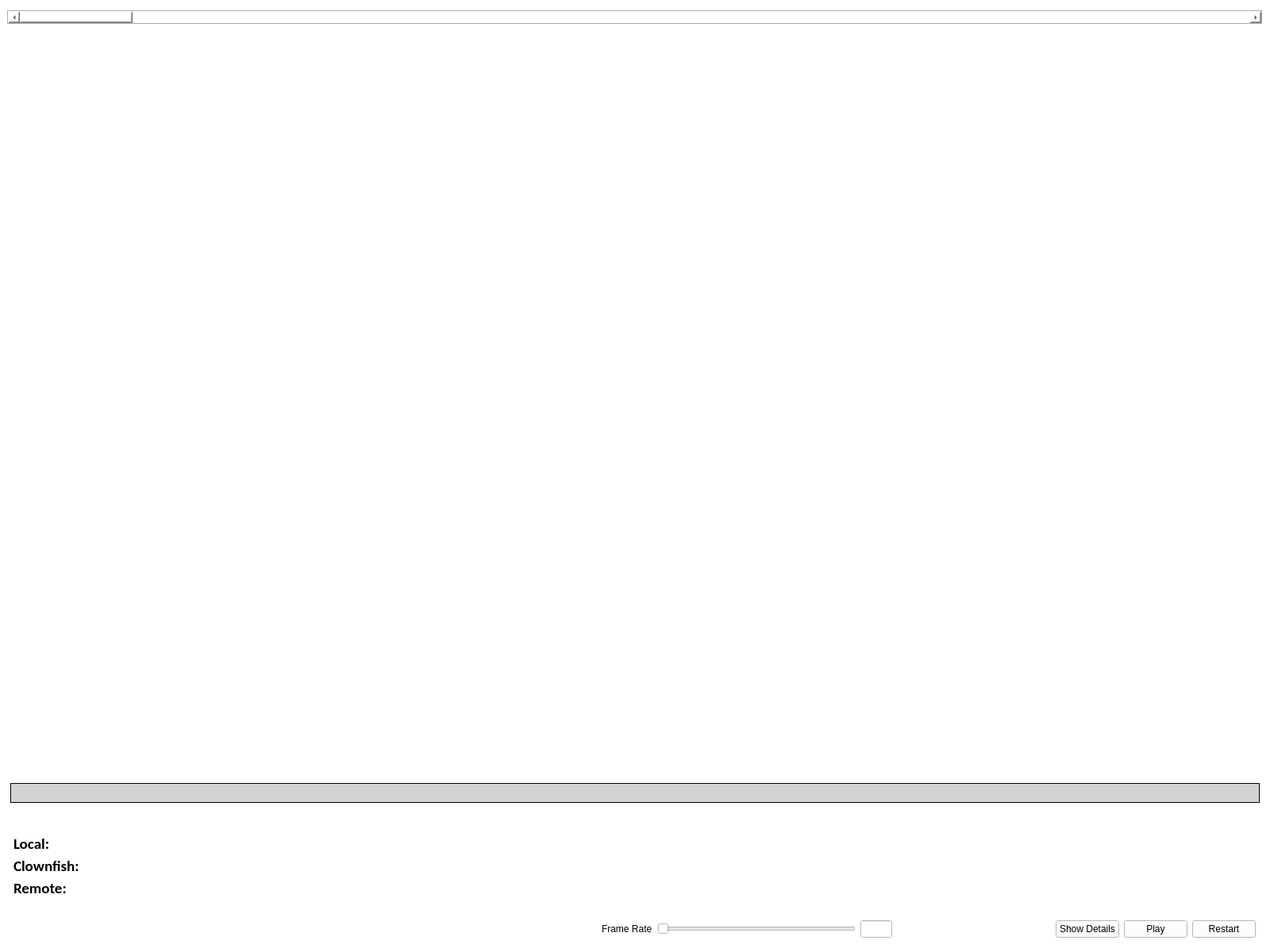
<?xml version="1.0" encoding="UTF-8"?>
<ui version="4.0">
 <class>MainWindow</class>
 <widget class="QMainWindow" name="MainWindow">
  <property name="geometry">
   <rect>
    <x>0</x>
    <y>0</y>
    <width>1600</width>
    <height>1200</height>
   </rect>
  </property>
  <property name="sizePolicy">
   <sizepolicy hsizetype="Preferred" vsizetype="Preferred">
    <horstretch>0</horstretch>
    <verstretch>0</verstretch>
   </sizepolicy>
  </property>
  <property name="minimumSize">
   <size>
    <width>0</width>
    <height>0</height>
   </size>
  </property>
  <property name="windowTitle">
   <string>Clownfish</string>
  </property>
  <property name="styleSheet">
   <string notr="true">background-color: white;
</string>
  </property>
  <widget class="QWidget" name="centralWidget">
   <property name="sizePolicy">
    <sizepolicy hsizetype="Preferred" vsizetype="Preferred">
     <horstretch>0</horstretch>
     <verstretch>0</verstretch>
    </sizepolicy>
   </property>
   <property name="autoFillBackground">
    <bool>false</bool>
   </property>
   <property name="styleSheet">
    <string notr="true">background-color: white;</string>
   </property>
   <layout class="QVBoxLayout" name="centralLayout">
    <item>
     <widget class="QWidget" name="contentWidget" native="true">
      <property name="sizePolicy">
       <sizepolicy hsizetype="Expanding" vsizetype="Expanding">
        <horstretch>0</horstretch>
        <verstretch>0</verstretch>
       </sizepolicy>
      </property>
      <property name="autoFillBackground">
       <bool>false</bool>
      </property>
      <layout class="QVBoxLayout" name="contentWidgetLayout">
       <property name="spacing">
        <number>12</number>
       </property>
       <property name="leftMargin">
        <number>0</number>
       </property>
       <property name="topMargin">
        <number>4</number>
       </property>
       <property name="rightMargin">
        <number>0</number>
       </property>
       <property name="bottomMargin">
        <number>0</number>
       </property>
       <item>
        <widget class="QFrame" name="scrollbarFrame">
         <property name="frameShape">
          <enum>QFrame::Box</enum>
         </property>
         <property name="frameShadow">
          <enum>QFrame::Sunken</enum>
         </property>
         <property name="lineWidth">
          <number>1</number>
         </property>
         <layout class="QVBoxLayout" name="scrollbarFrameLayout">
          <property name="leftMargin">
           <number>0</number>
          </property>
          <property name="topMargin">
           <number>0</number>
          </property>
          <property name="rightMargin">
           <number>0</number>
          </property>
          <property name="bottomMargin">
           <number>0</number>
          </property>
          <item>
           <widget class="QScrollBar" name="frameScrollbar">
            <property name="autoFillBackground">
             <bool>false</bool>
            </property>
            <property name="tracking">
             <bool>false</bool>
            </property>
            <property name="orientation">
             <enum>Qt::Horizontal</enum>
            </property>
            <property name="invertedAppearance">
             <bool>false</bool>
            </property>
            <property name="invertedControls">
             <bool>true</bool>
            </property>
           </widget>
          </item>
         </layout>
        </widget>
       </item>
       <item>
        <widget class="QWidget" name="imageWidget" native="true">
         <property name="sizePolicy">
          <sizepolicy hsizetype="Expanding" vsizetype="Expanding">
           <horstretch>0</horstretch>
           <verstretch>0</verstretch>
          </sizepolicy>
         </property>
         <layout class="QVBoxLayout" name="imageWidgetLayout">
          <property name="spacing">
           <number>0</number>
          </property>
          <property name="leftMargin">
           <number>0</number>
          </property>
          <property name="topMargin">
           <number>0</number>
          </property>
          <property name="rightMargin">
           <number>0</number>
          </property>
          <property name="bottomMargin">
           <number>0</number>
          </property>
          <item>
           <widget class="QLabel" name="imageLabel">
            <property name="sizePolicy">
             <sizepolicy hsizetype="Expanding" vsizetype="Expanding">
              <horstretch>0</horstretch>
              <verstretch>0</verstretch>
             </sizepolicy>
            </property>
            <property name="autoFillBackground">
             <bool>false</bool>
            </property>
            <property name="styleSheet">
             <string notr="true"/>
            </property>
            <property name="text">
             <string/>
            </property>
            <property name="scaledContents">
             <bool>false</bool>
            </property>
            <property name="alignment">
             <set>Qt::AlignHCenter|Qt::AlignTop</set>
            </property>
           </widget>
          </item>
         </layout>
        </widget>
       </item>
       <item>
        <widget class="QWidget" name="infoWidget" native="true">
         <property name="sizePolicy">
          <sizepolicy hsizetype="Expanding" vsizetype="Maximum">
           <horstretch>0</horstretch>
           <verstretch>0</verstretch>
          </sizepolicy>
         </property>
         <property name="minimumSize">
          <size>
           <width>0</width>
           <height>0</height>
          </size>
         </property>
         <property name="styleSheet">
          <string notr="true"/>
         </property>
         <layout class="QVBoxLayout" name="sidebarLayout">
          <property name="leftMargin">
           <number>4</number>
          </property>
          <property name="topMargin">
           <number>9</number>
          </property>
          <property name="rightMargin">
           <number>4</number>
          </property>
          <property name="bottomMargin">
           <number>9</number>
          </property>
          <item>
           <widget class="QLabel" name="trueLabel">
            <property name="sizePolicy">
             <sizepolicy hsizetype="Preferred" vsizetype="Fixed">
              <horstretch>0</horstretch>
              <verstretch>0</verstretch>
             </sizepolicy>
            </property>
            <property name="font">
             <font>
              <family>Calibri</family>
              <pointsize>14</pointsize>
              <weight>75</weight>
              <bold>true</bold>
             </font>
            </property>
            <property name="styleSheet">
             <string notr="true">background-color: lightgray;
border: 1px solid black;</string>
            </property>
            <property name="text">
             <string/>
            </property>
            <property name="alignment">
             <set>Qt::AlignCenter</set>
            </property>
           </widget>
          </item>
          <item>
           <widget class="QLabel" name="predictionLabel">
            <property name="sizePolicy">
             <sizepolicy hsizetype="Preferred" vsizetype="Fixed">
              <horstretch>0</horstretch>
              <verstretch>0</verstretch>
             </sizepolicy>
            </property>
            <property name="font">
             <font>
              <family>Calibri</family>
              <pointsize>14</pointsize>
              <weight>75</weight>
              <bold>true</bold>
             </font>
            </property>
            <property name="text">
             <string/>
            </property>
            <property name="alignment">
             <set>Qt::AlignCenter</set>
            </property>
           </widget>
          </item>
          <item>
           <widget class="QWidget" name="detailsWidget" native="true">
            <property name="sizePolicy">
             <sizepolicy hsizetype="Expanding" vsizetype="Maximum">
              <horstretch>0</horstretch>
              <verstretch>0</verstretch>
             </sizepolicy>
            </property>
            <property name="styleSheet">
             <string notr="true"/>
            </property>
            <layout class="QGridLayout" name="detailsLayout">
             <property name="leftMargin">
              <number>4</number>
             </property>
             <property name="topMargin">
              <number>4</number>
             </property>
             <property name="rightMargin">
              <number>4</number>
             </property>
             <property name="bottomMargin">
              <number>4</number>
             </property>
             <property name="verticalSpacing">
              <number>3</number>
             </property>
             <item row="7" column="2">
              <widget class="QLabel" name="remoteActionLabel">
               <property name="sizePolicy">
                <sizepolicy hsizetype="Preferred" vsizetype="Fixed">
                 <horstretch>2</horstretch>
                 <verstretch>0</verstretch>
                </sizepolicy>
               </property>
               <property name="font">
                <font>
                 <family>Calibri</family>
                 <pointsize>14</pointsize>
                 <weight>50</weight>
                 <bold>false</bold>
                </font>
               </property>
               <property name="text">
                <string/>
               </property>
               <property name="alignment">
                <set>Qt::AlignCenter</set>
               </property>
              </widget>
             </item>
             <item row="4" column="0">
              <widget class="QLabel" name="fusionCaptionLabel">
               <property name="sizePolicy">
                <sizepolicy hsizetype="Minimum" vsizetype="Fixed">
                 <horstretch>0</horstretch>
                 <verstretch>0</verstretch>
                </sizepolicy>
               </property>
               <property name="font">
                <font>
                 <family>Calibri</family>
                 <pointsize>14</pointsize>
                 <weight>75</weight>
                 <bold>true</bold>
                </font>
               </property>
               <property name="text">
                <string>Clownfish:</string>
               </property>
              </widget>
             </item>
             <item row="7" column="0">
              <widget class="QLabel" name="remoteCaptionLabel">
               <property name="sizePolicy">
                <sizepolicy hsizetype="Minimum" vsizetype="Fixed">
                 <horstretch>0</horstretch>
                 <verstretch>0</verstretch>
                </sizepolicy>
               </property>
               <property name="font">
                <font>
                 <family>Calibri</family>
                 <pointsize>14</pointsize>
                 <weight>75</weight>
                 <bold>true</bold>
                </font>
               </property>
               <property name="text">
                <string>Remote:</string>
               </property>
              </widget>
             </item>
             <item row="0" column="0">
              <widget class="QLabel" name="localCaptionLabel">
               <property name="sizePolicy">
                <sizepolicy hsizetype="Minimum" vsizetype="Fixed">
                 <horstretch>0</horstretch>
                 <verstretch>0</verstretch>
                </sizepolicy>
               </property>
               <property name="font">
                <font>
                 <family>Calibri</family>
                 <pointsize>14</pointsize>
                 <weight>75</weight>
                 <bold>true</bold>
                </font>
               </property>
               <property name="text">
                <string>Local:</string>
               </property>
              </widget>
             </item>
             <item row="4" column="2">
              <widget class="QLabel" name="fusionActionLabel">
               <property name="sizePolicy">
                <sizepolicy hsizetype="Preferred" vsizetype="Fixed">
                 <horstretch>2</horstretch>
                 <verstretch>0</verstretch>
                </sizepolicy>
               </property>
               <property name="font">
                <font>
                 <family>Calibri</family>
                 <pointsize>14</pointsize>
                 <weight>50</weight>
                 <bold>false</bold>
                </font>
               </property>
               <property name="text">
                <string/>
               </property>
               <property name="alignment">
                <set>Qt::AlignCenter</set>
               </property>
              </widget>
             </item>
             <item row="0" column="2">
              <widget class="QLabel" name="localActionLabel">
               <property name="sizePolicy">
                <sizepolicy hsizetype="Preferred" vsizetype="Fixed">
                 <horstretch>2</horstretch>
                 <verstretch>0</verstretch>
                </sizepolicy>
               </property>
               <property name="font">
                <font>
                 <family>Calibri</family>
                 <pointsize>14</pointsize>
                 <weight>50</weight>
                 <bold>false</bold>
                </font>
               </property>
               <property name="text">
                <string/>
               </property>
               <property name="alignment">
                <set>Qt::AlignCenter</set>
               </property>
              </widget>
             </item>
             <item row="0" column="1">
              <widget class="QLabel" name="localPercentageLabel">
               <property name="sizePolicy">
                <sizepolicy hsizetype="Fixed" vsizetype="Fixed">
                 <horstretch>1</horstretch>
                 <verstretch>0</verstretch>
                </sizepolicy>
               </property>
               <property name="minimumSize">
                <size>
                 <width>75</width>
                 <height>0</height>
                </size>
               </property>
               <property name="font">
                <font>
                 <family>Calibri</family>
                 <pointsize>14</pointsize>
                 <weight>50</weight>
                 <bold>false</bold>
                </font>
               </property>
               <property name="text">
                <string/>
               </property>
              </widget>
             </item>
             <item row="4" column="1">
              <widget class="QLabel" name="fusionPercentageLabel">
               <property name="sizePolicy">
                <sizepolicy hsizetype="Fixed" vsizetype="Fixed">
                 <horstretch>1</horstretch>
                 <verstretch>0</verstretch>
                </sizepolicy>
               </property>
               <property name="minimumSize">
                <size>
                 <width>75</width>
                 <height>0</height>
                </size>
               </property>
               <property name="font">
                <font>
                 <family>Calibri</family>
                 <pointsize>14</pointsize>
                 <weight>50</weight>
                 <bold>false</bold>
                </font>
               </property>
               <property name="text">
                <string/>
               </property>
              </widget>
             </item>
             <item row="7" column="1">
              <widget class="QLabel" name="remotePercentageLabel">
               <property name="sizePolicy">
                <sizepolicy hsizetype="Fixed" vsizetype="Fixed">
                 <horstretch>1</horstretch>
                 <verstretch>0</verstretch>
                </sizepolicy>
               </property>
               <property name="minimumSize">
                <size>
                 <width>75</width>
                 <height>0</height>
                </size>
               </property>
               <property name="font">
                <font>
                 <family>Calibri</family>
                 <pointsize>14</pointsize>
                 <weight>50</weight>
                 <bold>false</bold>
                </font>
               </property>
               <property name="text">
                <string/>
               </property>
              </widget>
             </item>
             <item row="4" column="3">
              <widget class="QWidget" name="fusionChartWidget" native="true">
               <property name="sizePolicy">
                <sizepolicy hsizetype="Expanding" vsizetype="Fixed">
                 <horstretch>5</horstretch>
                 <verstretch>0</verstretch>
                </sizepolicy>
               </property>
               <property name="minimumSize">
                <size>
                 <width>0</width>
                 <height>0</height>
                </size>
               </property>
              </widget>
             </item>
             <item row="0" column="3">
              <widget class="QWidget" name="localChartWidget" native="true">
               <property name="sizePolicy">
                <sizepolicy hsizetype="Expanding" vsizetype="Fixed">
                 <horstretch>5</horstretch>
                 <verstretch>0</verstretch>
                </sizepolicy>
               </property>
               <property name="minimumSize">
                <size>
                 <width>0</width>
                 <height>0</height>
                </size>
               </property>
              </widget>
             </item>
             <item row="7" column="3">
              <widget class="QWidget" name="remoteChartWidget" native="true">
               <property name="sizePolicy">
                <sizepolicy hsizetype="Expanding" vsizetype="Fixed">
                 <horstretch>5</horstretch>
                 <verstretch>0</verstretch>
                </sizepolicy>
               </property>
               <property name="minimumSize">
                <size>
                 <width>0</width>
                 <height>0</height>
                </size>
               </property>
              </widget>
             </item>
            </layout>
           </widget>
          </item>
         </layout>
        </widget>
       </item>
      </layout>
     </widget>
    </item>
    <item>
     <widget class="QWidget" name="bottomBarWidget" native="true">
      <property name="sizePolicy">
       <sizepolicy hsizetype="Preferred" vsizetype="Minimum">
        <horstretch>0</horstretch>
        <verstretch>0</verstretch>
       </sizepolicy>
      </property>
      <layout class="QVBoxLayout" name="bottomBarLayout">
       <property name="leftMargin">
        <number>0</number>
       </property>
       <property name="topMargin">
        <number>0</number>
       </property>
       <property name="rightMargin">
        <number>0</number>
       </property>
       <property name="bottomMargin">
        <number>0</number>
       </property>
       <item>
        <widget class="QWidget" name="controlButtonWidget" native="true">
         <layout class="QGridLayout" name="controlButtonLayout">
          <item row="1" column="5">
           <spacer name="horizontalSpacer_2">
            <property name="orientation">
             <enum>Qt::Horizontal</enum>
            </property>
            <property name="sizeType">
             <enum>QSizePolicy::Fixed</enum>
            </property>
            <property name="sizeHint" stdset="0">
             <size>
              <width>200</width>
              <height>20</height>
             </size>
            </property>
           </spacer>
          </item>
          <item row="1" column="8">
           <widget class="QPushButton" name="restartButton">
            <property name="text">
             <string>Restart</string>
            </property>
           </widget>
          </item>
          <item row="1" column="6">
           <widget class="QPushButton" name="detailsButton">
            <property name="text">
             <string>Show Details</string>
            </property>
            <property name="checkable">
             <bool>true</bool>
            </property>
           </widget>
          </item>
          <item row="1" column="0">
           <spacer name="horizontalSpacer">
            <property name="orientation">
             <enum>Qt::Horizontal</enum>
            </property>
            <property name="sizeHint" stdset="0">
             <size>
              <width>40</width>
              <height>20</height>
             </size>
            </property>
           </spacer>
          </item>
          <item row="1" column="3">
           <widget class="QSlider" name="framerateSlider">
            <property name="sizePolicy">
             <sizepolicy hsizetype="Fixed" vsizetype="Fixed">
              <horstretch>0</horstretch>
              <verstretch>0</verstretch>
             </sizepolicy>
            </property>
            <property name="minimumSize">
             <size>
              <width>250</width>
              <height>0</height>
             </size>
            </property>
            <property name="orientation">
             <enum>Qt::Horizontal</enum>
            </property>
           </widget>
          </item>
          <item row="1" column="7">
           <widget class="QPushButton" name="playButton">
            <property name="text">
             <string>Play</string>
            </property>
           </widget>
          </item>
          <item row="1" column="1">
           <widget class="QLabel" name="framerateCaptionLabel">
            <property name="text">
             <string>Frame Rate</string>
            </property>
           </widget>
          </item>
          <item row="1" column="4">
           <widget class="QLineEdit" name="framerateEdit">
            <property name="sizePolicy">
             <sizepolicy hsizetype="Fixed" vsizetype="Fixed">
              <horstretch>0</horstretch>
              <verstretch>0</verstretch>
             </sizepolicy>
            </property>
            <property name="maximumSize">
             <size>
              <width>40</width>
              <height>16777215</height>
             </size>
            </property>
            <property name="readOnly">
             <bool>true</bool>
            </property>
           </widget>
          </item>
         </layout>
        </widget>
       </item>
      </layout>
     </widget>
    </item>
   </layout>
  </widget>
  <widget class="QMenuBar" name="menubar">
   <property name="geometry">
    <rect>
     <x>0</x>
     <y>0</y>
     <width>1600</width>
     <height>30</height>
    </rect>
   </property>
  </widget>
 </widget>
 <resources/>
 <connections/>
</ui>
